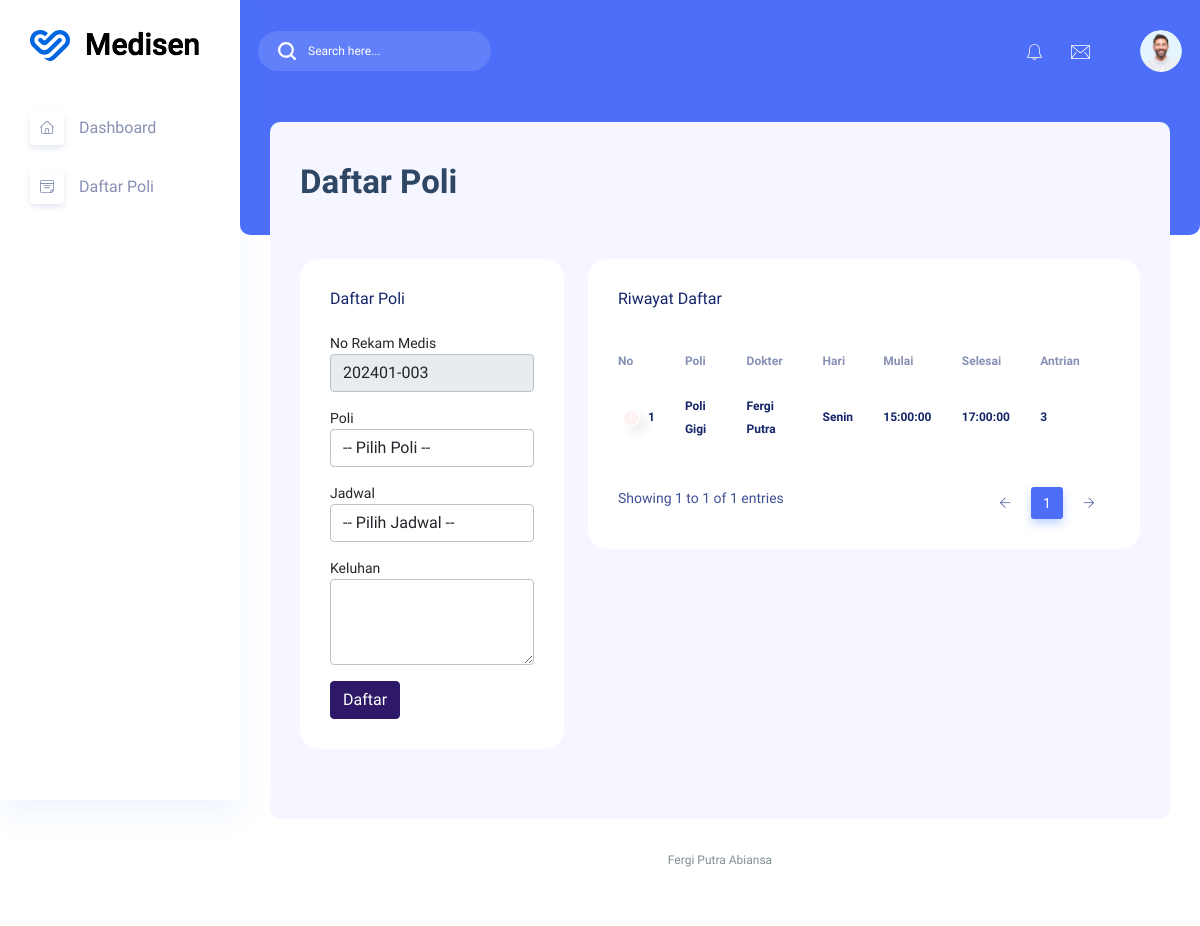
The app's page /pasien/daftar_poli.php (signed in), older data.
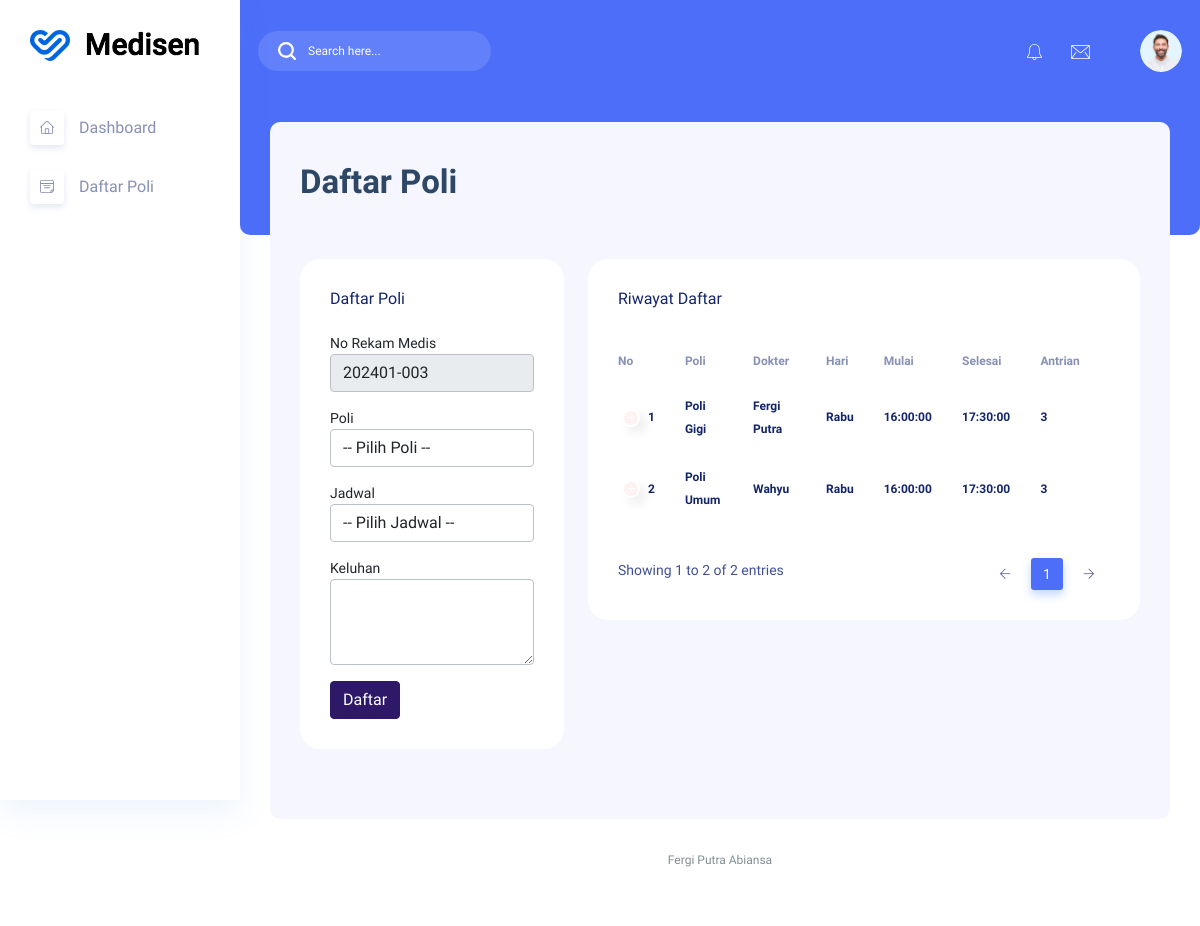
The same page, newer data.
### tables this page shows
CREATE TABLE `daftar_poli` (
  `id` int(11) UNSIGNED NOT NULL,
  `id_pasien` int(11) UNSIGNED NOT NULL,
  `id_jadwal` int(11) UNSIGNED NOT NULL,
  `keluhan` text NOT NULL,
  `no_antrian` int(11) UNSIGNED NOT NULL,
  `status_periksa` varchar(255) DEFAULT NULL
);

CREATE TABLE `poli` (
  `id` int(11) UNSIGNED NOT NULL,
  `nama_poli` varchar(25) NOT NULL,
  `keterangan` text NOT NULL
);

CREATE TABLE `dokter` (
  `id` int(11) UNSIGNED NOT NULL,
  `nama` varchar(255) NOT NULL,
  `password` varchar(255) DEFAULT NULL,
  `alamat` varchar(255) NOT NULL,
  `no_hp` varchar(50) NOT NULL,
  `id_poli` int(11) UNSIGNED NOT NULL
);

CREATE TABLE `jadwal_periksa` (
  `id` int(11) UNSIGNED NOT NULL,
  `id_dokter` int(11) UNSIGNED NOT NULL,
  `hari` enum('Senin','Selasa','Rabu','Kamis','Jumat','Sabtu') NOT NULL,
  `jam_mulai` time NOT NULL,
  `jam_selesai` time NOT NULL,
  `status` tinyint(1) NOT NULL
);

### pasien/daftar_poli.php (the view, shortened to what the changed rows need)
<?php
include '../koneksi.php';
$idPasien = $_SESSION['id'];
?>
<!DOCTYPE html>
<html lang="zxx">
<head>
    <link rel="stylesheet" href="../assets/css/bootstrap1.min.css" />
    <link rel="stylesheet" href="../assets/vendors/themefy_icon/themify-icons.css" />
    <link rel="stylesheet" href="../assets/vendors/niceselect/css/nice-select.css" />
    <link rel="stylesheet" href="../assets/vendors/owl_carousel/css/owl.carousel.css" />
    <link rel="stylesheet" href="../assets/vendors/gijgo/gijgo.min.css" />
    <link rel="stylesheet" href="../assets/vendors/font_awesome/css/all.min.css" />
    <link rel="stylesheet" href="../assets/vendors/tagsinput/tagsinput.css" />
    <link rel="stylesheet" href="../assets/vendors/datepicker/date-picker.css" />
    <link rel="stylesheet" href="../assets/vendors/scroll/scrollable.css" />
    <link rel="stylesheet" href="../assets/vendors/datatable/css/jquery.dataTables.min.css" />
    <link rel="stylesheet" href="../assets/vendors/datatable/css/responsive.dataTables.min.css" />
    <link rel="stylesheet" href="../assets/vendors/datatable/css/buttons.dataTables.min.css" />
    <link rel="stylesheet" href="../assets/vendors/text_editor/summernote-bs4.css" />
    <link rel="stylesheet" href="../assets/vendors/morris/morris.css">
    <link rel="stylesheet" href="../assets/vendors/material_icon/material-icons.css" />
    <link rel="stylesheet" href="../assets/css/metisMenu.css">
    <link rel="stylesheet" href="../assets/css/style1.css" />
    <link rel="stylesheet" href="../assets/css/colors/default.css" id="colorSkinCSS">
</head>
<body class="crm_body_bg">
    <section class="main_content dashboard_part large_header_bg">
        <div class="main_content_iner ">
            <div class="container-fluid p-0">
                <div class="row justify-content-center">
                    <div class="col-md-8">
                        <div class="white_box QA_section mb_30">
                            <div class="white_box_tittle list_header">
                                <h4>Riwayat Daftar</h4>
                            </div>
                            <div class="QA_table ">
                                <table class="table lms_table_active">
                                    <thead>
                                        <tr>
                                            <th scope="col">No</th>
                                            <th scope="col">Poli</th>
                                            <th scope="col">Dokter</th>
                                            <th scope="col">Hari</th>
                                            <th scope="col">Mulai</th>
                                            <th scope="col">Selesai</th>
                                            <th scope="col">Antrian</th>
                                        </tr>
                                    </thead>
                                    <tbody>
                                        <?php
                                        $no = 1;
                                        $queryObat = "SELECT daftar_poli.id as idDaftarPoli, poli.nama_poli, dokter.nama, jadwal_periksa.hari, jadwal_periksa.jam_mulai, jadwal_periksa.jam_selesai, daftar_poli.no_antrian
                                        FROM daftar_poli JOIN jadwal_periksa ON daftar_poli.id_jadwal = jadwal_periksa.id
                                        JOIN dokter ON jadwal_periksa.id_dokter = dokter.id
                                        JOIN poli ON dokter.id_poli = poli.id
                                        WHERE daftar_poli.id_pasien = '$idPasien'";
                                        $resultObat = mysqli_query($mysqli, $queryObat);
                                        while ($data = mysqli_fetch_assoc($resultObat)) {
                                        ?>
                                            <tr>
                                                <td><?php echo $no++ ?></td>
                                                <td><?php echo $data['nama_poli'] ?></td>
                                                <td><?php echo $data['nama'] ?></td>
                                                <td><?php echo $data['hari'] ?></td>
                                                <td><?php echo $data['jam_mulai'] ?></td>
                                                <td><?php echo $data['jam_selesai'] ?></td>
                                                <td><?php echo $data['no_antrian'] ?></td>
                                            </tr>
                                        <?php } ?>
                                    </tbody>
                                </table>
                            </div>
                        </div>
                    </div>
                </div>
            </div>
        </div>
    </section>
</body>
</html>

Row changes from the older to the newer data that the page shows:
changed daftar_poli "Poli Gigi": id_jadwal.hari "Senin" → "Rabu"; id_jadwal.jam_mulai "15:00:00" → "16:00:00"; id_jadwal.jam_selesai "17:00:00" → "17:30:00"
added daftar_poli: poli.nama_poli "Poli Umum", dokter.nama "Wahyu", id_jadwal.hari "Rabu", id_jadwal.jam_mulai "16:00:00", id_jadwal.jam_selesai "17:30:00", no_antrian "3"
Text that changed along with them:
text written by a page script: "Showing 1 to 1 of 1 entries 1" → "Showing 1 to 2 of 2 entries 1"
